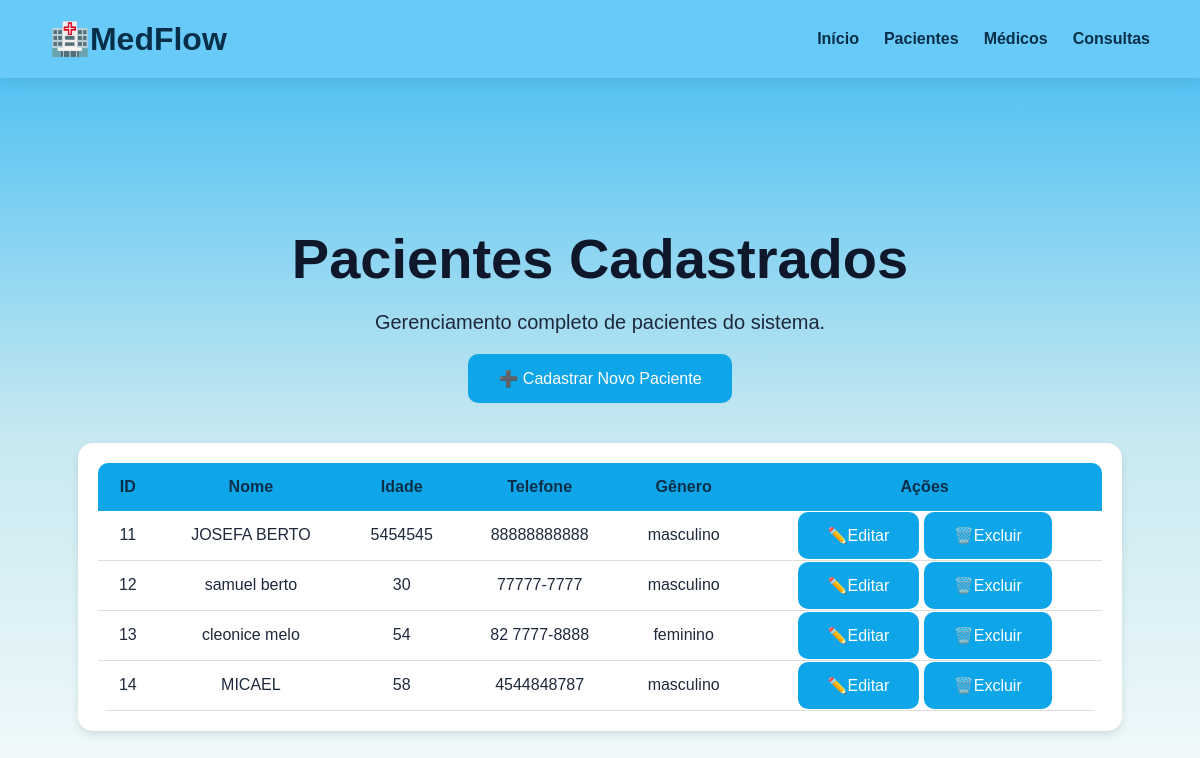
/pacientes, run on the app's committed database.
### tables this page shows
CREATE TABLE pacientes (
                   id INTEGER PRIMARY KEY AUTOINCREMENT,
                   nome TEXT NOT NULL,
                   idade INTEGER,
                   telefone TEXT,
                   genero TEXT
                   );

### app.py (the view)
@app.route("/pacientes")
def pacientes():
    conexao = conectar()
    cursor = conexao.cursor()
    cursor.execute("SELECT * FROM pacientes")
    pacientes = cursor.fetchall()
    lista_pacientes = []
    for paciente in pacientes:
        lista_pacientes.append({
            "id": paciente[0],
            "nome": paciente[1],
            "idade": paciente[2],
            "telefone": paciente[3],
            "genero": paciente[4]
        })
    conexao.close()
    return render_template("pacientes.html", pacientes=lista_pacientes
                           )

### database/conexao.py (called while the page is built)
def conectar():
    conexao = sqlite3.connect('medflow.db')
    return conexao

### templates/pacientes.html (shortened to what this page needs)
<!DOCTYPE html>
<html lang="pt-br">
<head>
    <link rel="stylesheet" href="{{ url_for('static', filename='css/style.css') }}">
</head>
<body>
    <nav class="navbar">
        <div class="logo">🏥MedFlow</div>
        <div class="menu">
            <a href="/">Início</a>
            <a href="/pacientes">Pacientes</a>
            <a href="/medicos">Médicos</a>
            <a href="/consultas">Consultas</a>
        </div>
    </nav>
    <section class="hero">
        <h1>Pacientes Cadastrados</h1>
        <p> Gerenciamento completo de pacientes do sistema.</p>
        <a href="/novo-paciente" class="btn">
            ➕ Cadastrar Novo Paciente
        </a>
        <div class="tabela-container">
    <table>
        <thead>
            <tr>
                <th>ID</th>
                <th>Nome</th>
                <th>Idade</th>
                <th>Telefone</th>
                <th>Gênero</th>
                <th>Ações</th>
            </tr>
        </thead>
        <tbody>
            {% for paciente in pacientes %}
            <tr>
                <td>{{ paciente.id }}</td>
                <td>{{ paciente.nome }}</td>
                <td>{{ paciente.idade }}</td>
                <td>{{ paciente.telefone }}</td>
                <td>{{ paciente.genero }}</td>
                <td>
                    <a href="/editar-paciente/{{paciente.id}}" class="btn">✏️Editar</a>
                    <a href="/excluir-paciente/{{paciente.id}}" class="btn">🗑️Excluir</a>
                </td>
            </tr>
            {% endfor %}
        </tbody>
    </table>
</div>
    </section>
</body>
</html>

### static/css/style.css (style rules this page uses)
* { margin: 0; padding: 0; box-sizing: border-box; }
body { font-family: Arial, sans-serif; background: linear-gradient( 180deg, #3bb9f3 0%, #c8e9f1 50%, #ffffff 100% ); color: #1e293b; }
.navbar { background: #67caf8; display: flex; justify-content: space-between; align-items: center; padding: 20px 50px; box-shadow: 0 4px 15px rgba(0,0,0,0.08); position: sticky; top: 0; z-index: 1000; }
.logo { font-size: 32px; font-weight: 700; color: #082f49; }
.menu { display: flex; gap: 25px; }
.menu a { color: #082f49; text-decoration: none; font-weight: 600; transition: 0.3s; }
.hero { height: 85vh; display: flex; flex-direction: column; justify-content: center; align-items: center; text-align: center; padding: 20px; }
.hero h1 { font-size: 56px; margin-bottom: 20px; }
.hero p { font-size: 20px; max-width: 700px; margin-bottom: 20px; }
.btn { background-color: #0ea5e9; color: white; padding: 15px 30px; border-radius: 10px; text-decoration: none; transition: 0.3s; }
.tabela-container { width: 90%; margin-top: 40px; background-color: white; padding: 20px; border-radius: 15px; box-shadow: 0px 4px 10px rgba(0, 0, 0, 0.1); }
table { width: 100%; border-collapse: collapse; }
th { background-color: #0ea5e9; color:#082f49; padding: 15px; font-weight: 600; letter-spacing: 0.05px; }
td { padding: 15px; border-bottom: 1px solid #ddd; }
.hero { min-height: 100vh; }
.hero h1 { color: #0f172a; }
table { background-color: white; border-radius: 10px; overflow: hidden; }

### data on the page
pacientes: id "11", nome "JOSEFA BERTO", idade "5454545", telefone "88888888888", genero "masculino"
pacientes: id "12", nome "samuel berto", idade "30", telefone "77777-7777", genero "masculino"
pacientes: id "13", nome "cleonice melo", idade "54", telefone "82 7777-8888", genero "feminino"
pacientes: id "14", nome "MICAEL", idade "58", telefone "4544848787", genero "masculino"
